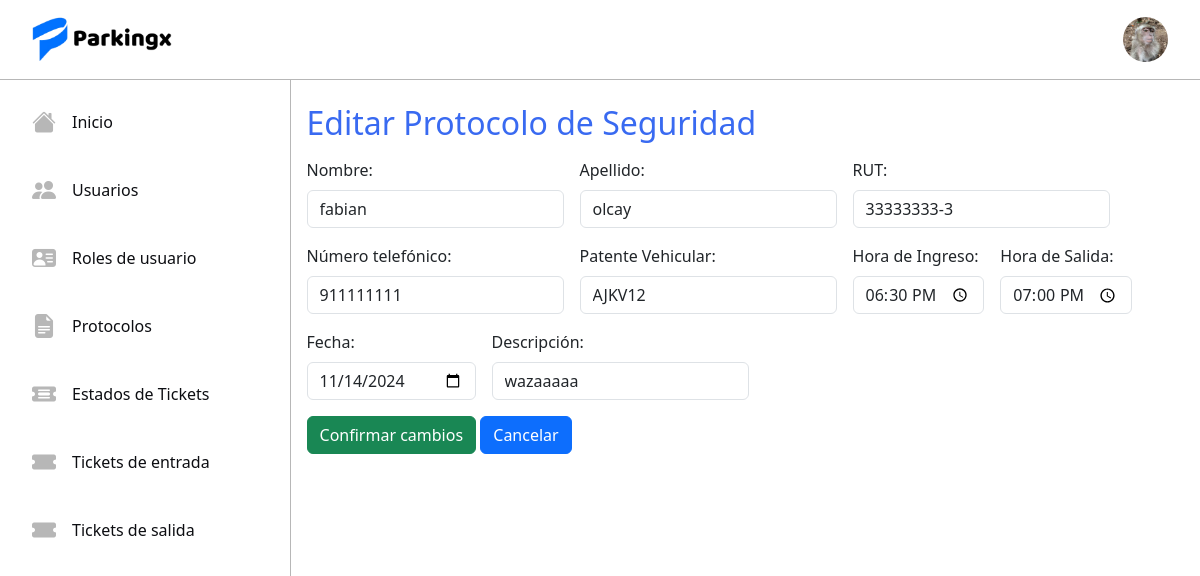
/protocoloUpdate/1/ (signed in), run on the app's committed database.
### tickets/models.py (models this page shows, shortened)
class Usuario(AbstractUser):
    name = models.CharField(max_length=50)
    last_name = models.CharField(max_length=50)
    rut = models.CharField(max_length=10)
    email = models.EmailField(max_length=254, unique=True)
    rol = models.ForeignKey(Rol, on_delete=models.RESTRICT)
    avatar = models.ImageField(upload_to='avatars', blank=True, null=True)

class Protocolo(models.Model):
    name = models.CharField(max_length=45)
    last_name = models.CharField(max_length=45)
    rut = models.CharField(max_length=10)
    number = models.CharField(max_length=9)
    patente = models.CharField(max_length=6)
    hora_ingreso = models.TimeField()
    hora_salida = models.TimeField()
    date = models.DateField()
    description = models.TextField(max_length=45)

### tickets/views.py (the view, shortened to what this page needs)
# urls.py: path('protocoloUpdate/<int:pk>/', UpdateProtocolo.as_view(), name='protocoloUpdate'),
@method_decorator(login_required, name='dispatch')
class UpdateProtocolo(UpdateView):
    model = Protocolo
    form_class = ProtocoloForm
    template_name = 'tickets/protocolos/protocolo_update.html'
    success_url = reverse_lazy('protocolos')

### tickets/templates/tickets/protocolos/protocolo_update.html (shortened to what this page needs)
{% extends 'tickets/base.html' %}
{% block content %}
<div class="p-3 ">
  <h2 class="my-2 blue-sys">Editar Protocolo de Seguridad</h2>
  <form method="POST">
    <div class="d-flex flex-wrap gap-3 mt-3">
      {{ form.as_p }}
    </div>
    <button type="submit" class="btn btn-success mt-3">Confirmar cambios</button>
    <a href="{% url 'protocolos' %}" class="btn btn-primary mt-3">Cancelar</a>
  </form>
</div>
{% endblock %}

### tickets/templates/tickets/base.html (shortened to what this page needs)
<!DOCTYPE html>
<html lang="en">
<head>
    <link href="https://cdn.jsdelivr.net/npm/bootstrap@5.3.3/dist/css/bootstrap.min.css" rel="stylesheet">
    <link rel="stylesheet" href="https://cdn.jsdelivr.net/npm/bootstrap-icons@1.11.3/font/bootstrap-icons.min.css">
    {% load static %}
    {% load static %}
    <link rel="stylesheet" href="{% static 'tickets/css/styles.css' %}">
    <link rel="stylesheet" href="{% static 'tickets/css/login.css' %}">
</head>
<body>
    <nav class="navbar bg-body-tertiary">
        <div class="container-fluid">
            <img src="{% static 'tickets/img/Logo.png' %}" class="icon-project" alt="">
            {% if request.user.is_authenticated %}
            {% if request.user.avatar %}
            <img src="{{ request.user.avatar.url }}" alt="" class="avatar" id="avatar">
            {% else %}
            <img src="{% static 'tickets/img/defaultavatar.png' %}" alt="" class="avatar" id="avatar">
            {% endif %}
            {% else %}
            <a href="{% url 'login' %}" class="btn btn-primary">Iniciar sesión</a>
            {% endif %}
        </div>
    </nav>
    <div class="d-flex">
        <div class="sidebar">
            <ul class="nav menu flex-column">
                <li class="nav-item">
                    <a class="option nav-link" href="{% url 'home' %}">
                        <i class="bi bi-house-fill menu-icon"></i>
                        <p class="option-text">Inicio</p>
                    </a>
                </li>
                {% if request.user.rol.name == 'root' or request.user.rol.name == 'Administrador' %}
                <li class="nav-item">
                    <a class="option nav-link" href="{% url 'userlist' %}">
                        <i class="bi bi-people-fill menu-icon"></i>
                        <p class="option-text">Usuarios</p>
                    </a>
                </li>
                <li class="nav-item">
                    <a class="option nav-link" href="{% url 'listrol' %}">
                        <i class="bi bi-person-vcard-fill menu-icon"></i>
                        <p class="option-text">Roles de usuario</p>
                    </a>
                </li>
                <li class="nav-item">
                    <a class="option nav-link" href="{% url 'protocolos' %}">
                        <i class="bi bi-file-earmark-text-fill menu-icon"></i>
                        <p class="option-text">Protocolos</p>
                    </a>
                </li>
                <li class="nav-item">
                    <a class="option nav-link" href="{% url 'statelist' %}">
                        <i class="bi bi-ticket-detailed-fill menu-icon"></i>
                        <p class="option-text">Estados de Tickets</p>
                    </a>
                </li>
                {% endif %}
                {% if request.user.rol.name == 'root' or request.user.rol.name == 'Administrador' or request.user.rol.name == 'Cajero' or request.user.rol.name == 'Portero'%}
                <li class="nav-item">
                    <a class="option nav-link" href="{% url 'ticketE' %}">
                        <i class="bi bi-ticket-fill menu-icon"></i>
                        <p class="option-text">Tickets de entrada</p>
                    </a>
                </li>
                {% if request.user.rol.name != 'Portero' %}
                <li class="nav-item">
                    <a class="option nav-link" href="{% url 'ticketS' %}">
                        <i class="bi bi-ticket-fill menu-icon"></i>
                        <p class="option-text">Tickets de salida</p>
                    </a>
                </li>
                {% endif %}
                {% endif %}
            </ul>
        </div>
        <div class="home-content">
            {% block content %}{% endblock %}
        </div>
    </div>
</body>
    {% load static %}
</html>

### tickets/static/tickets/css/styles.css (style rules this page uses)
:root { --color1: #396af1; --color2: #0d0e12; --color3: #B7B7B7; --color4: #FFFFFF; }
nav { height: 5rem; border-bottom: solid 1px #B7B7B7; background-color: #FFFFFF; }
.bg-body-tertiary { background-color: #FFFFFF !important; }
.blue-sys { color: #396af1; }
.container-fluid { padding: 0 2rem; position: relative; }
.icon-project { width: 9rem; }
.sidebar { width: 20rem; height: 91.5vh; border-right: solid 1px #B7B7B7; }
.nav-link { padding: 0; color: black; transition: .3s; }
.menu { padding: 1rem; gap: 1rem; }
.menu-icon { font-size: 1.5rem; color: #B7B7B7; transition: .3s; }
.option { display: flex; align-items: center; gap: 1rem; padding: .5rem 1rem; border-radius: .5rem; }
.option-text { margin: 0; color: #0d0e12; }
.avatar { width: 45px; height: 45px; border-radius: 50%; cursor: pointer; }
p { margin: 0; }
.home-content { background-color: transparent; height: 91.5vh; width: 83.5%; scroll-behavior: smooth; overflow-y: scroll; }

### data on the page
Usuario: user.avatar (picture)
Protocolo: name "fabian", last_name "olcay", rut "33333333-3", number "911111111", patente "AJKV12", hora_ingreso "18:30:00", hora_salida "19:00:00", date "11/14/2024", description "wazaaaaa"
